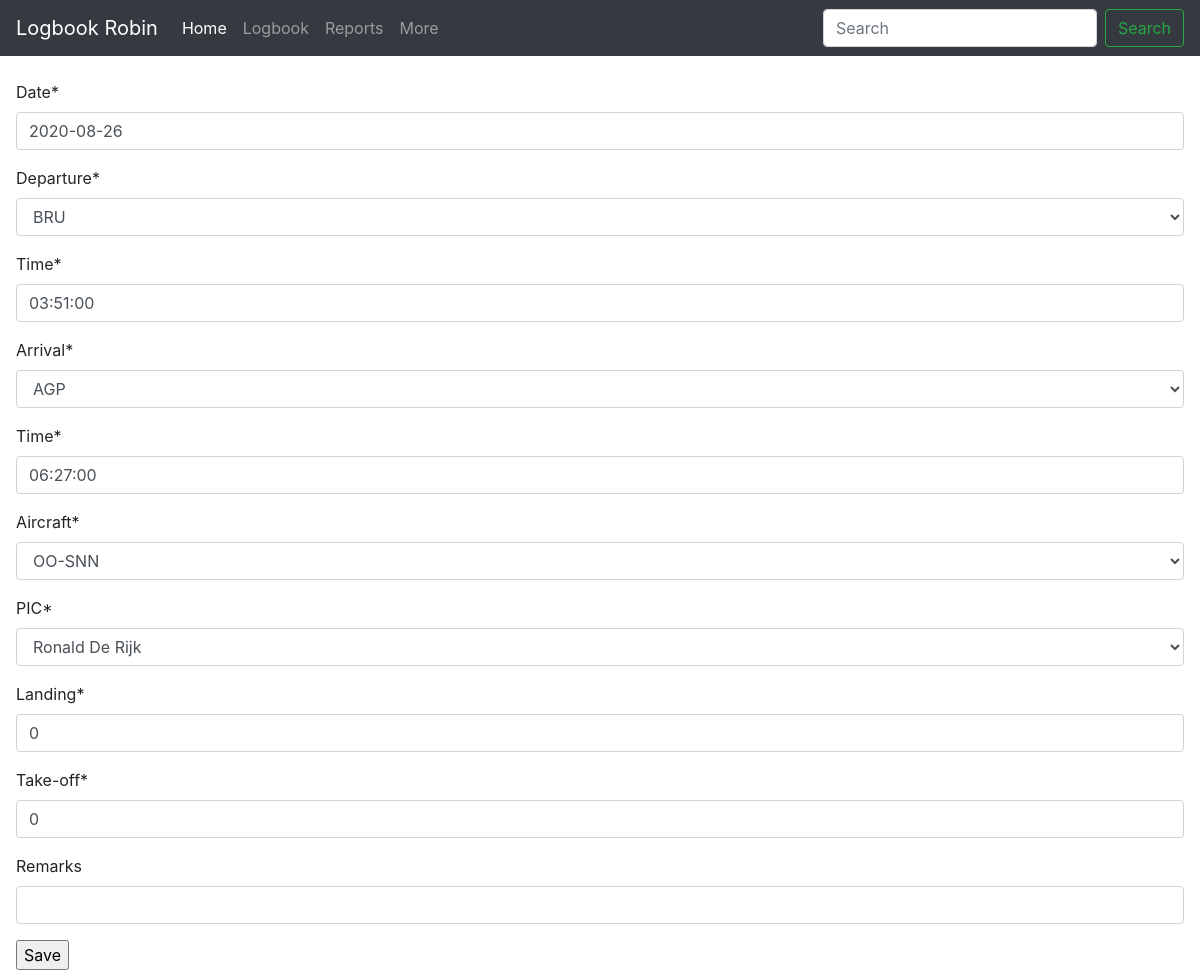
The app's page /logbook/edit_log/1 with its own data.
### main/models.py (models this page shows)
class Log(models.Model):
    date = models.DateField()
    departure = models.ForeignKey(Airport, on_delete=models.CASCADE, related_name='departure')
    block_out = models.TimeField()
    arrival = models.ForeignKey(Airport, on_delete=models.CASCADE, related_name='arrival')
    block_in = models.TimeField()
    aircraft = models.ForeignKey(Aircraft, on_delete=models.CASCADE)
    pic = models.ForeignKey(People, on_delete=models.CASCADE)
    landings = models.IntegerField()
    take_off = models.IntegerField()
    remarks = models.CharField(max_length=255, blank=True)

class Aircraft(models.Model):
    aircraft_id = models.CharField(max_length=50)
    aircraft_type = models.CharField(max_length=50)
    notes = models.CharField(max_length=255, blank=True)
    def __str__(self):
        return self.aircraft_id

### main/views.py (the view)
# urls.py: path('edit_log/<str:pk>', views.edit_log, name="edit_log"),
def edit_log(request, pk):
    logs = Log.objects.get(id=pk)
    form = LogForm(instance=logs)
    if request.method == 'POST':
        form = LogForm(request.POST, instance=logs)
        if form.is_valid():
            form.save()
            return redirect('/logbook/')
    context = {"form": form}
    return render(request, "adds/add_log.html", context)

### main/forms.py
class LogForm(forms.ModelForm):
    class Meta:
        model = Log
        labels = {'date':'Date', 'departure':'Departure', 'block_out':'Time', 'arrival':'Arrival',
        'block_in':'Time', 'aircraft':'Aircraft', 'pic':'PIC', 'landings':'Landing', 'take_off':'Take-off', 'remarks':'Remarks'}
        fields = ['date', 'departure', 'block_out', 'arrival', 'block_in', 'aircraft', 'pic', 'landings', 'take_off', 'remarks']

### main/models.py (called while the page is built)
    def __str__(self):
        return self.name

    def __str__(self):
        return self.IATA_code

### main/templates/adds/add_log.html (shortened to what this page needs)
{% extends 'base.html' %}
{% load crispy_forms_tags %}
{% block content %}
<div style="margin-left:16px;margin-right:16px">
    <form method='POST'>
        <br>
        {{ form|crispy}}
        <input type='submit' value='Save' />
    </form>
</div>
{% endblock %}

### records on screen
Log: date "2020-08-26", departure "BRU", block_out "03:51:00", arrival "AGP", block_in "06:27:00", pic "Ronald De Rijk", landings "0", take_off "0"
Aircraft: aircraft "OO-SNN"
